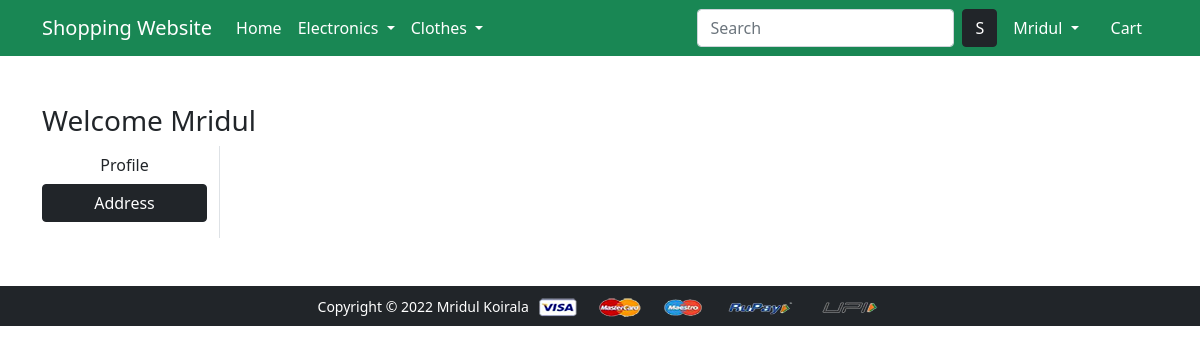
Page /address/ (signed in) on the earlier database version.
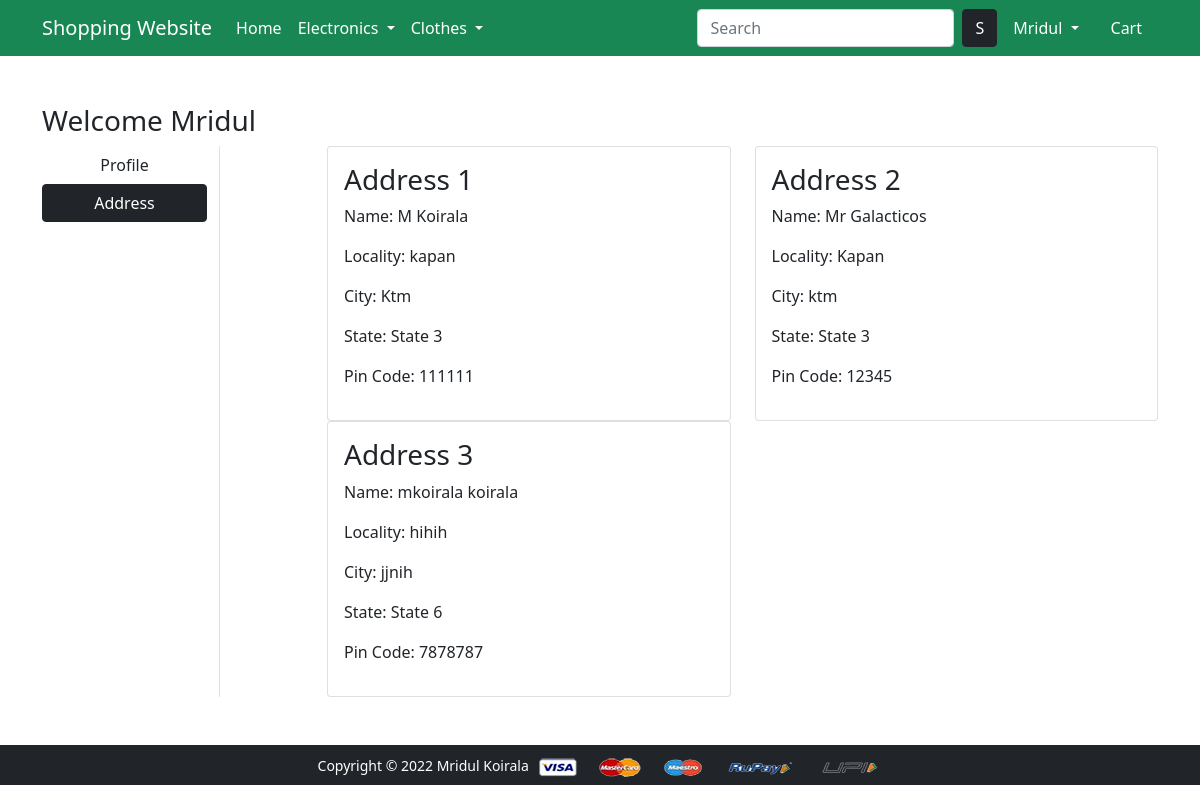
Same page on the later database version.
### app/models.py (models this page shows, shortened)
class Customer(models.Model):
    user = models.ForeignKey(User, on_delete=models.CASCADE)
    name = models.CharField(max_length=200)
    locality = models.CharField(max_length=200)
    city = models.CharField(max_length=50)
    zipcode = models.IntegerField()
    state = models.CharField(choices=STATE_CHOICES, max_length=50)

### app/views.py (the view)
# urls.py: path('address/', views.address, name='address'),
@login_required
def address(request):
    add=Customer.objects.filter(user=request.user)
    return render(request, 'app/address.html',{'add':add,'active':'btn-dark'})

### app/templates/app/address.html (shortened to what this page needs)
{% extends 'app/base.html' %}
{% load static %}
{% block main-content %}
<div class="container my-5">
 <div class="row">
 <h3>Welcome <span class="text-capitalize">{{request.user}}</span></h3>
  <div class="col-sm-2 border-end">
   <ul class="list-unstyled">
    <li class="d-grid"><a href="{% url 'profile' %}" class="btn">Profile</a></li>
    <li class="d-grid"><a href="{% url 'address' %}" class="btn {{active}}">Address</a></li>
   </ul>
  </div>
  <div class="col-sm-9 offset-sm-1">
   <div class="row">
       {% for ad in add %}
    <div class="col-sm-6">
     <div class="card">
      <div class="card-body">
       <h3>Address {{forloop.counter}}</h3>
       <p>Name: {{ad.name}}</p>
       <p>Locality: {{ad.locality}}</p>
       <p>City: {{ad.city}}</p>
       <p>State: {{ad.state}}</p>
       <p>Pin Code: {{ad.zipcode}}</p>
      </div>
     </div>
    </div>
    {% endfor %}
   </div>
  </div>
 </div>
</div>
{% endblock main-content %}

Differences in the rows shown:
added Customer: name "M Koirala", locality "kapan", city "Ktm", state "State 3", zipcode "111111"
added Customer: name "Mr Galacticos", locality "Kapan", city "ktm", state "State 3", zipcode "12345"
added Customer: name "mkoirala koirala", locality "hihih", city "jjnih", state "State 6", zipcode "7878787"
